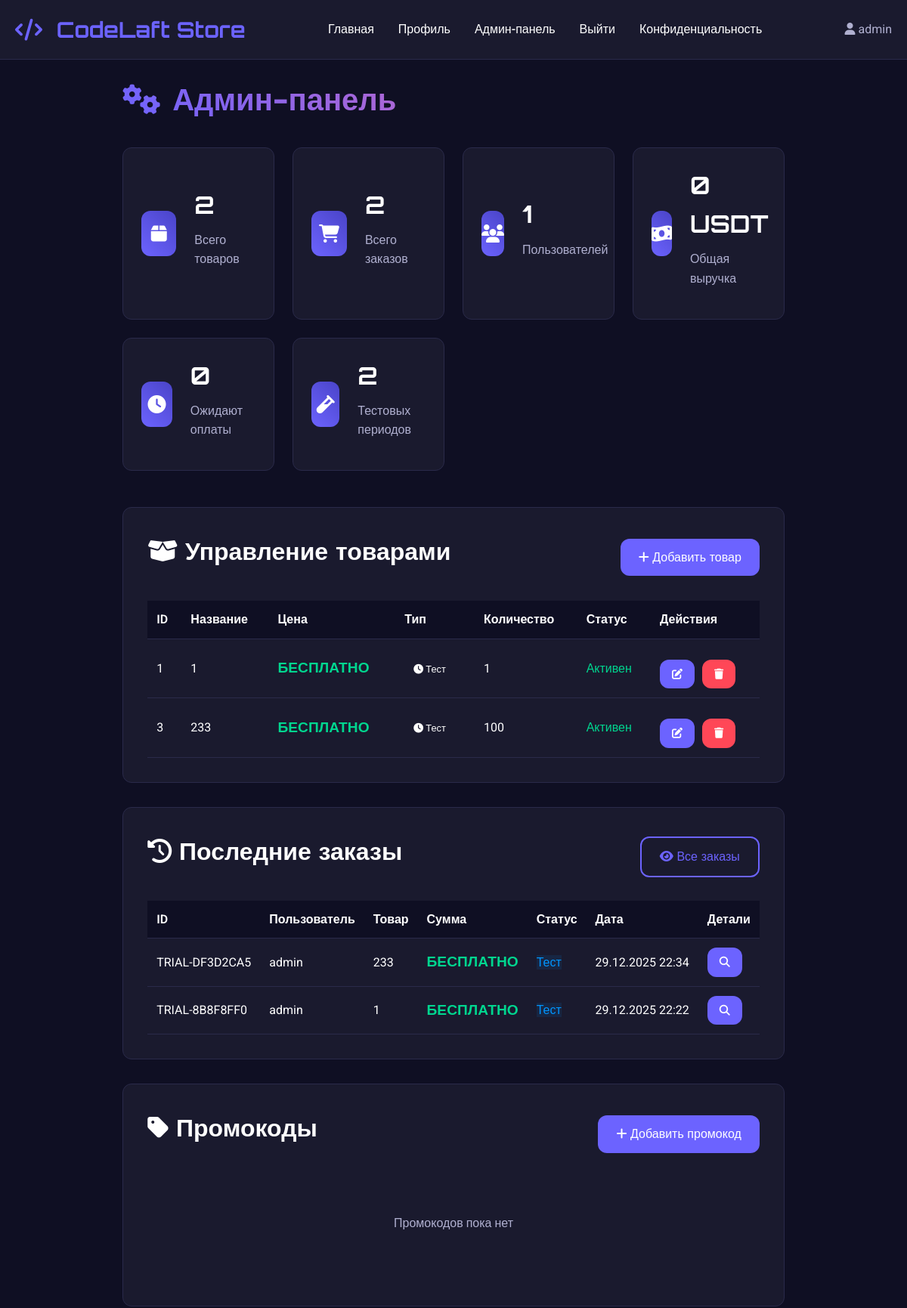
The app's page /admin (signed in, upper part), older data.
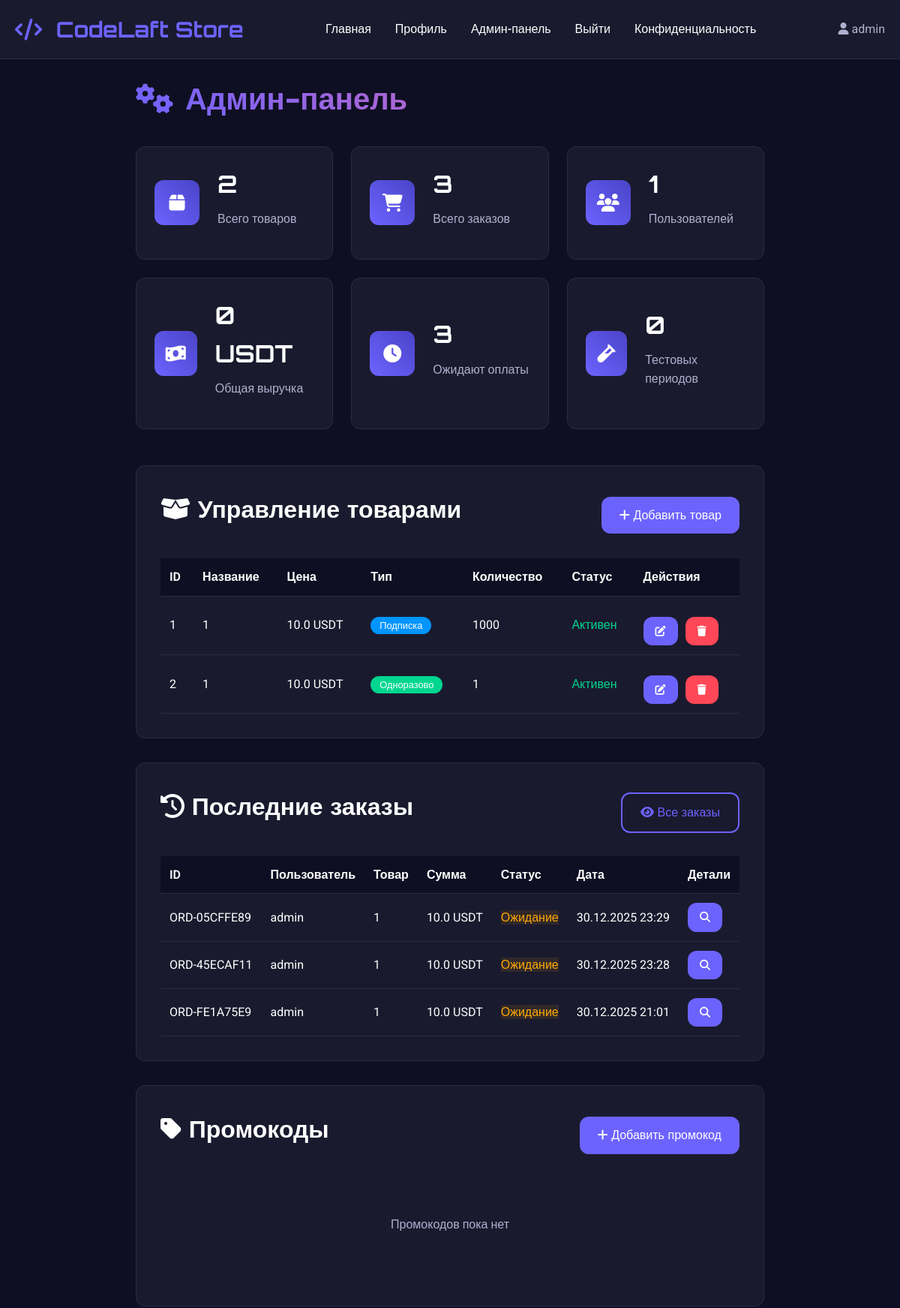
The same page, newer data.
### app.py (models this page shows, shortened)
class Product(db.Model):
    id = db.Column(db.Integer, primary_key=True)
    name = db.Column(db.String(200), nullable=False)
    description = db.Column(db.Text, nullable=False)
    price = db.Column(db.Float, nullable=False)
    original_price = db.Column(db.Float)  # Цена без скидки
    price_type = db.Column(db.String(20), nullable=False)  # 'one_time' or 'subscription' or 'trial'
    subscription_days = db.Column(db.Integer, default=30)  # For subscription products
    trial_days = db.Column(db.Integer, default=7)  # Для тестового периода
    quantity = db.Column(db.Integer, default=1)
    image_filename = db.Column(db.String(200))
    form_fields = db.Column(db.Text)  # JSON string with form fields
    is_active = db.Column(db.Boolean, default=True)
    is_trial = db.Column(db.Boolean, default=False)  # Флаг тестового товара
    max_trial_per_user = db.Column(db.Integer, default=1)  # Максимум тестовых периодов на пользователя
    created_at = db.Column(db.DateTime, default=datetime.utcnow)
    reviews = db.relationship('Review', backref='product', lazy=True, cascade='all, delete-orphan')
    promocodes = db.relationship('Promocode', backref='product', lazy=True, cascade='all, delete-orphan')

class Order(db.Model):
    id = db.Column(db.Integer, primary_key=True)
    order_id = db.Column(db.String(50), unique=True, nullable=False)
    user_id = db.Column(db.Integer, db.ForeignKey('user.id'), nullable=False)
    product_id = db.Column(db.Integer, db.ForeignKey('product.id'), nullable=False)
    promocode_id = db.Column(db.Integer, db.ForeignKey('promocode.id'), nullable=True)
    quantity = db.Column(db.Integer, default=1)
    amount = db.Column(db.Float, nullable=False)
    original_amount = db.Column(db.Float)  # Сумма без скидки
    discount_amount = db.Column(db.Float, default=0)  # Сумма скидки
    payment_type = db.Column(db.String(20), nullable=False)
    form_data = db.Column(db.Text)  # JSON string with form data
    status = db.Column(db.String(20), default='pending')  # pending, paid, cancelled, expired, trial
    transaction_hash = db.Column(db.String(100))  # Хэш транзакции TRON
    expires_at = db.Column(db.DateTime)  # Для подписок и тестов
    payment_expires_at = db.Column(db.DateTime)  # Время истечения ожидания оплаты
    created_at = db.Column(db.DateTime, default=datetime.utcnow)
    user = db.relationship('User', backref=db.backref('orders', lazy=True))
    product = db.relationship('Product', backref=db.backref('orders', lazy=True))
    promocode = db.relationship('Promocode', backref=db.backref('orders', lazy=True))

class User(UserMixin, db.Model):
    id = db.Column(db.Integer, primary_key=True)
    username = db.Column(db.String(80), unique=True, nullable=False)
    email = db.Column(db.String(120), unique=True, nullable=False)
    password_hash = db.Column(db.String(200), nullable=False)
    created_at = db.Column(db.DateTime, default=datetime.utcnow)
    is_admin = db.Column(db.Boolean, default=False)

### app.py (the view)
@app.route('/admin')
@login_required
def admin_panel():
    if not current_user.is_admin:
        abort(403)
    products = Product.query.all()
    orders = Order.query.order_by(Order.created_at.desc()).all()
    users = User.query.all()
    promocodes = Promocode.query.all()
    reviews = Review.query.order_by(Review.created_at.desc()).all()
    total_revenue = sum(order.amount for order in orders if order.status == 'paid')
    pending_orders = sum(1 for order in orders if order.status == 'pending')
    trial_orders = sum(1 for order in orders if order.status == 'trial')
    total_users = len(users)
    return render_template('admin.html',
                         products=products,
                         orders=orders,
                         users=users,
                         promocodes=promocodes,
                         reviews=reviews,
                         total_revenue=total_revenue,
                         pending_orders=pending_orders,
                         trial_orders=trial_orders,
                         total_users=total_users)

### app.py (called while the page is built)
@app.context_processor
def inject_now():
    return {'now': datetime.utcnow()}

@login_manager.user_loader
def load_user(user_id):
    return User.query.get(int(user_id))

@app.context_processor
def inject_now():
    return {'now': datetime.utcnow(), 'timedelta': timedelta}

@app.before_request
def start_payment_monitor_once():
    global _monitor_started
    if not _monitor_started:
        _monitor_started = True
        monitor_thread = threading.Thread(target=TronPaymentVerifier.start_payment_monitor, daemon=True)
        monitor_thread.start()
        print("Payment monitor started")

### templates/admin.html (shortened to what the changed rows need)
{% extends "base.html" %}
{% block content %}
<div class="admin-container">
    <h1 class="admin-title"><i class="fas fa-cogs"></i> Админ-панель</h1>
    <div class="admin-stats">
        <div class="stat-card">
            <div class="stat-info">
                <h3>{{ orders|length }}</h3>
                <p>Всего заказов</p>
            </div>
        </div>
        <div class="stat-card">
            <div class="stat-info">
                <h3>{{ pending_orders }}</h3>
                <p>Ожидают оплаты</p>
            </div>
        </div>
        <div class="stat-card">
            <div class="stat-info">
                <h3>{{ trial_orders }}</h3>
                <p>Тестовых периодов</p>
            </div>
        </div>
    </div>
    <div class="admin-sections">
        <div class="admin-section">
            <div class="section-header">
                <h2><i class="fas fa-box-open"></i> Управление товарами</h2>
            </div>
            {% if products %}
            <div class="table-responsive">
                <table class="admin-table">
                    <thead>
                        <tr>
                            <th>ID</th>
                            <th>Название</th>
                            <th>Цена</th>
                            <th>Тип</th>
                            <th>Количество</th>
                            <th>Статус</th>
                            <th>Действия</th>
                        </tr>
                    </thead>
                    <tbody>
                        {% for product in products %}
                        <tr>
                            <td>{{ product.id }}</td>
                            <td>{{ product.name }}</td>
                            <td>
                                {% if product.price_type == 'trial' %}
                                    <span class="free-text">БЕСПЛАТНО</span>
                                {% else %}
                                    {{ product.price }} USDT
                                {% endif %}
                            </td>
                            <td>
                                {% if product.price_type == 'trial' %}
                                    <span class="badge badge-trial">
                                        <i class="fas fa-clock"></i> Тест
                                    </span>
                                {% elif product.price_type == 'subscription' %}
                                    <span class="badge badge-subscription">Подписка</span>
                                {% else %}
                                    <span class="badge badge-onetime">Одноразово</span>
                                {% endif %}
                            </td>
                            <td>
                                {% if product.quantity == 0 %}
                                    <span class="text-danger">Безлимитно</span>
                                {% else %}
                                    {{ product.quantity }}
                                {% endif %}
                            </td>
                            <td>
                                {% if product.is_active %}
                                    <span class="status-active">Активен</span>
                                {% else %}
                                    <span class="status-inactive">Неактивен</span>
                                {% endif %}
                            </td>
                            <td>
                                <div class="action-buttons">
                                    <a href="{{ url_for('edit_product', product_id=product.id) }}" class="btn btn-small">
                                        <i class="fas fa-edit"></i>
                                    </a>
                                    <a href="{{ url_for('delete_product', product_id=product.id) }}"
                                       class="btn btn-small btn-danger"
                                       onclick="return confirm('Удалить товар?')">
                                        <i class="fas fa-trash"></i>
                                    </a>
                                </div>
                            </td>
                        </tr>
                        {% endfor %}
                    </tbody>
                </table>
            </div>
            {% else %}
            <p class="no-data">Товаров пока нет</p>
            {% endif %}
        </div>
        <div class="admin-section">
            <div class="section-header">
                <h2><i class="fas fa-history"></i> Последние заказы</h2>
            </div>
            {% if orders[:5] %}
            <div class="table-responsive">
                <table class="admin-table">
                    <thead>
                        <tr>
                            <th>ID</th>
                            <th>Пользователь</th>
                            <th>Товар</th>
                            <th>Сумма</th>
                            <th>Статус</th>
                            <th>Дата</th>
                            <th>Детали</th>
                        </tr>
                    </thead>
                    <tbody>
                        {% for order in orders[:5] %}
                        <tr>
                            <td>{{ order.order_id }}</td>
                            <td>{{ order.user.username }}</td>
                            <td>{{ order.product.name }}</td>
                            <td>
                                {% if order.amount == 0 %}
                                    <span class="free-text">БЕСПЛАТНО</span>
                                {% else %}
                                    {{ order.amount }} USDT
                                {% endif %}
                            </td>
                            <td>
                                {% if order.status == 'paid' %}
                                    <span class="status-paid">Оплачен</span>
                                {% elif order.status == 'pending' %}
                                    <span class="status-pending">Ожидание</span>
                                {% elif order.status == 'trial' %}
                                    <span class="status-trial">Тест</span>
                                {% elif order.status == 'expired' %}
                                    <span class="status-expired">Истек</span>
                                {% else %}
                                    <span class="status-cancelled">Отменен</span>
                                {% endif %}
                            </td>
                            <td>{{ order.created_at.strftime('%d.%m.%Y %H:%M') }}</td>
                            <td>
                                <a href="{{ url_for('order_details', order_id=order.id) }}" class="btn btn-small">
                                    <i class="fas fa-search"></i>
                                </a>
                            </td>
                        </tr>
                        {% endfor %}
                    </tbody>
                </table>
            </div>
            {% else %}
            <p class="no-data">Заказов пока нет</p>
            {% endif %}
        </div>
        <div class="admin-section">
            <div class="section-header">
                <h2><i class="fas fa-tag"></i> Промокоды</h2>
            </div>
        </div>
    </div>
</div>
{% endblock %}

Row changes from the older to the newer data that the page shows:
removed Product: id "3", name "233", price_type "БЕСПЛАТНО", quantity "100", is_active "Активен"
removed Order: order_id "TRIAL-DF3D2CA5", user.username "admin", product.name "233", amount "БЕСПЛАТНО", status "Тест", created_at "29.12.2025 22:34"
removed Order: order_id "TRIAL-8B8F8FF0", user.username "admin", product.name "1", amount "БЕСПЛАТНО", status "Тест", created_at "29.12.2025 22:22"
changed Product id 1: price (not shown) → "10.0"; quantity "1" → "1000"; price_type "БЕСПЛАТНО Тест" → "USDT Подписка"
added Product: id "2", name "1", price "10.0", price_type "Одноразово", quantity "1", is_active "Активен"
added Order: order_id "ORD-05CFFE89", user.username "admin", product.name "1", amount "10.0", status "Ожидание", created_at "30.12.2025 23:29"
added Order: order_id "ORD-45ECAF11", user.username "admin", product.name "1", amount "10.0", status "Ожидание", created_at "30.12.2025 23:28"
added Order: order_id "ORD-FE1A75E9", user.username "admin", product.name "1", amount "10.0", status "Ожидание", created_at "30.12.2025 21:01"
Text that changed along with them:
{{ orders|length }}: "2" → "3"
{{ pending_orders }}: "0" → "3"
{{ trial_orders }}: "2" → "0"
